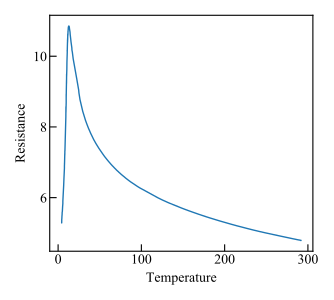

Python code for this plot:
"""Example plot using a style similar to Physical Review B."""
from Stoner import Data, __home__
from Stoner.plot.formats import PRBPlotStyle
import os.path as path

filename = path.realpath(
    path.join(__home__, "..", "doc", "samples", "sample.txt")
)
d = Data(filename, setas="xy", template=PRBPlotStyle)
d.plot()
